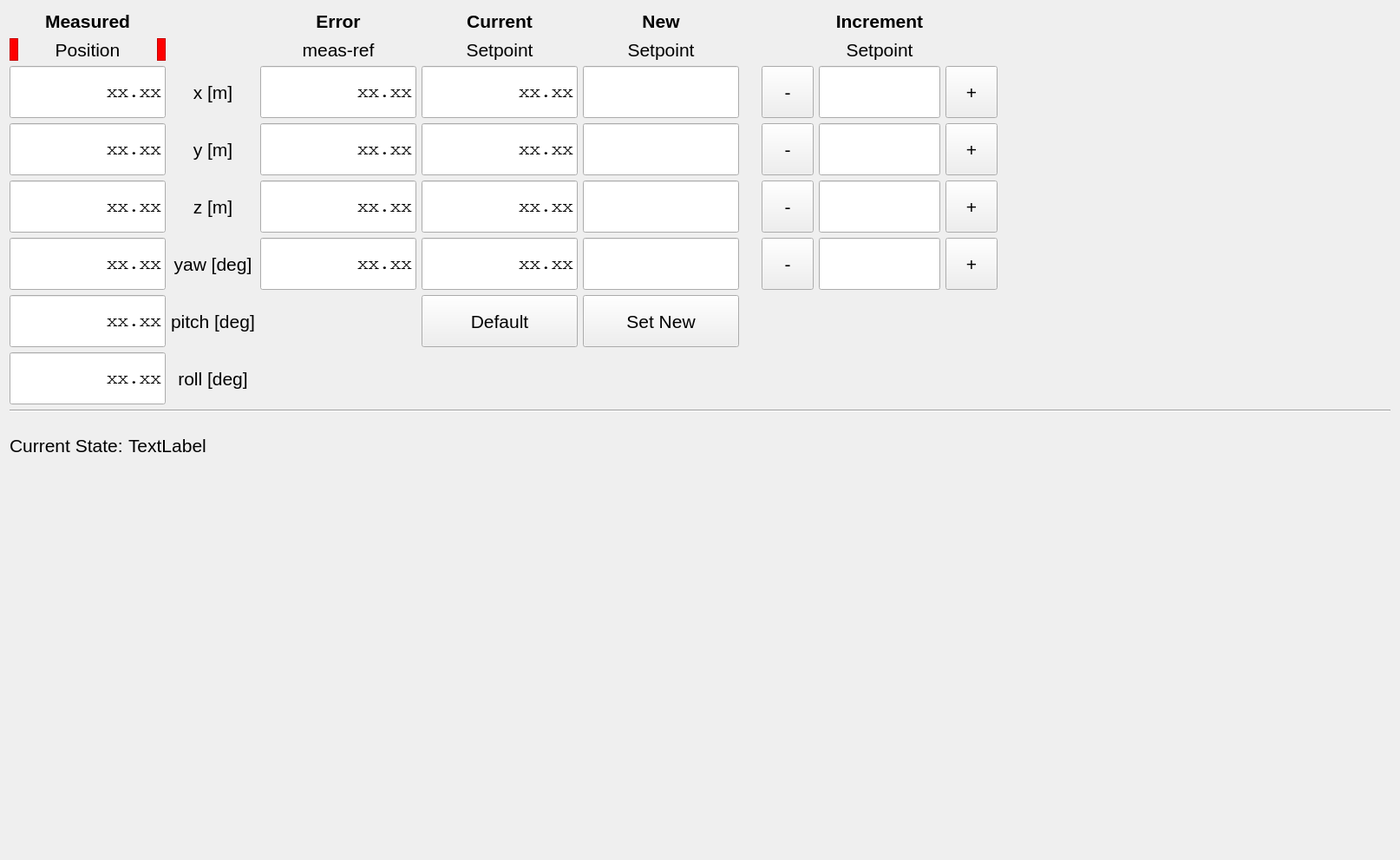
<?xml version="1.0" encoding="UTF-8"?>
<ui version="4.0">
 <class>DefaultControllerTab</class>
 <widget class="QWidget" name="DefaultControllerTab">
  <property name="geometry">
   <rect>
    <x>0</x>
    <y>0</y>
    <width>1614</width>
    <height>991</height>
   </rect>
  </property>
  <property name="font">
   <font>
    <pointsize>16</pointsize>
   </font>
  </property>
  <property name="windowTitle">
   <string>Form</string>
  </property>
  <layout class="QGridLayout" name="gridLayout">
   <item row="1" column="0">
    <widget class="Line" name="line">
     <property name="orientation">
      <enum>Qt::Horizontal</enum>
     </property>
    </widget>
   </item>
   <item row="3" column="0">
    <layout class="QHBoxLayout" name="horizontalLayout_6">
     <property name="leftMargin">
      <number>0</number>
     </property>
     <property name="topMargin">
      <number>0</number>
     </property>
     <property name="rightMargin">
      <number>0</number>
     </property>
     <property name="bottomMargin">
      <number>0</number>
     </property>
     <item>
      <widget class="QLabel" name="label_current_state_title">
       <property name="sizePolicy">
        <sizepolicy hsizetype="Minimum" vsizetype="Preferred">
         <horstretch>0</horstretch>
         <verstretch>0</verstretch>
        </sizepolicy>
       </property>
       <property name="text">
        <string>Current State:</string>
       </property>
      </widget>
     </item>
     <item>
      <widget class="QLabel" name="label_current_state">
       <property name="text">
        <string>TextLabel</string>
       </property>
      </widget>
     </item>
     <item>
      <spacer name="horizontalSpacer_3">
       <property name="orientation">
        <enum>Qt::Horizontal</enum>
       </property>
       <property name="sizeHint" stdset="0">
        <size>
         <width>40</width>
         <height>20</height>
        </size>
       </property>
      </spacer>
     </item>
    </layout>
   </item>
   <item row="4" column="0">
    <spacer name="verticalSpacer">
     <property name="orientation">
      <enum>Qt::Vertical</enum>
     </property>
     <property name="sizeHint" stdset="0">
      <size>
       <width>20</width>
       <height>40</height>
      </size>
     </property>
    </spacer>
   </item>
   <item row="2" column="0">
    <spacer name="verticalSpacer_2">
     <property name="orientation">
      <enum>Qt::Vertical</enum>
     </property>
     <property name="sizeType">
      <enum>QSizePolicy::Fixed</enum>
     </property>
     <property name="sizeHint" stdset="0">
      <size>
       <width>20</width>
       <height>20</height>
      </size>
     </property>
    </spacer>
   </item>
   <item row="0" column="0">
    <layout class="QGridLayout" name="gridLayout_2">
     <property name="leftMargin">
      <number>0</number>
     </property>
     <property name="topMargin">
      <number>0</number>
     </property>
     <property name="rightMargin">
      <number>0</number>
     </property>
     <property name="bottomMargin">
      <number>0</number>
     </property>
     <item row="2" column="1">
      <widget class="QLabel" name="label_row_x">
       <property name="maximumSize">
        <size>
         <width>16777215</width>
         <height>60</height>
        </size>
       </property>
       <property name="text">
        <string>x [m]</string>
       </property>
       <property name="alignment">
        <set>Qt::AlignCenter</set>
       </property>
      </widget>
     </item>
     <item row="0" column="6">
      <widget class="QLabel" name="label_increment_title">
       <property name="maximumSize">
        <size>
         <width>16777215</width>
         <height>50</height>
        </size>
       </property>
       <property name="font">
        <font>
         <weight>75</weight>
         <bold>true</bold>
        </font>
       </property>
       <property name="text">
        <string>Increment</string>
       </property>
       <property name="alignment">
        <set>Qt::AlignCenter</set>
       </property>
      </widget>
     </item>
     <item row="0" column="2">
      <widget class="QLabel" name="label_error_title">
       <property name="maximumSize">
        <size>
         <width>16777215</width>
         <height>50</height>
        </size>
       </property>
       <property name="font">
        <font>
         <weight>75</weight>
         <bold>true</bold>
        </font>
       </property>
       <property name="text">
        <string>Error</string>
       </property>
       <property name="alignment">
        <set>Qt::AlignCenter</set>
       </property>
      </widget>
     </item>
     <item row="5" column="1">
      <widget class="QLabel" name="label_row_yaw">
       <property name="maximumSize">
        <size>
         <width>16777215</width>
         <height>60</height>
        </size>
       </property>
       <property name="text">
        <string>yaw [deg]</string>
       </property>
       <property name="alignment">
        <set>Qt::AlignCenter</set>
       </property>
      </widget>
     </item>
     <item row="1" column="2">
      <widget class="QLabel" name="label_error_title_line2">
       <property name="maximumSize">
        <size>
         <width>16777215</width>
         <height>50</height>
        </size>
       </property>
       <property name="text">
        <string>meas-ref</string>
       </property>
       <property name="alignment">
        <set>Qt::AlignCenter</set>
       </property>
      </widget>
     </item>
     <item row="1" column="3">
      <widget class="QLabel" name="label_current_title_line2">
       <property name="maximumSize">
        <size>
         <width>16777215</width>
         <height>50</height>
        </size>
       </property>
       <property name="text">
        <string>Setpoint</string>
       </property>
       <property name="alignment">
        <set>Qt::AlignCenter</set>
       </property>
      </widget>
     </item>
     <item row="0" column="3">
      <widget class="QLabel" name="label_current_title">
       <property name="maximumSize">
        <size>
         <width>16777215</width>
         <height>50</height>
        </size>
       </property>
       <property name="font">
        <font>
         <weight>75</weight>
         <bold>true</bold>
        </font>
       </property>
       <property name="text">
        <string>Current</string>
       </property>
       <property name="alignment">
        <set>Qt::AlignCenter</set>
       </property>
      </widget>
     </item>
     <item row="1" column="6">
      <widget class="QLabel" name="label_increment_title_line2">
       <property name="maximumSize">
        <size>
         <width>16777215</width>
         <height>50</height>
        </size>
       </property>
       <property name="text">
        <string>Setpoint</string>
       </property>
       <property name="alignment">
        <set>Qt::AlignCenter</set>
       </property>
      </widget>
     </item>
     <item row="3" column="1">
      <widget class="QLabel" name="label_row_y">
       <property name="maximumSize">
        <size>
         <width>16777215</width>
         <height>60</height>
        </size>
       </property>
       <property name="text">
        <string>y [m]</string>
       </property>
       <property name="alignment">
        <set>Qt::AlignCenter</set>
       </property>
      </widget>
     </item>
     <item row="3" column="6">
      <layout class="QHBoxLayout" name="horizontalLayout_3">
       <item>
        <widget class="QPushButton" name="y_increment_minus_button">
         <property name="sizePolicy">
          <sizepolicy hsizetype="MinimumExpanding" vsizetype="Fixed">
           <horstretch>0</horstretch>
           <verstretch>0</verstretch>
          </sizepolicy>
         </property>
         <property name="maximumSize">
          <size>
           <width>60</width>
           <height>60</height>
          </size>
         </property>
         <property name="text">
          <string>-</string>
         </property>
        </widget>
       </item>
       <item>
        <widget class="QLineEdit" name="lineEdit_setpoint_increment_y">
         <property name="sizePolicy">
          <sizepolicy hsizetype="MinimumExpanding" vsizetype="Fixed">
           <horstretch>0</horstretch>
           <verstretch>0</verstretch>
          </sizepolicy>
         </property>
         <property name="maximumSize">
          <size>
           <width>140</width>
           <height>60</height>
          </size>
         </property>
         <property name="font">
          <font>
           <family>Courier</family>
          </font>
         </property>
         <property name="alignment">
          <set>Qt::AlignRight|Qt::AlignTrailing|Qt::AlignVCenter</set>
         </property>
        </widget>
       </item>
       <item>
        <widget class="QPushButton" name="y_increment_plus_button">
         <property name="sizePolicy">
          <sizepolicy hsizetype="MinimumExpanding" vsizetype="Fixed">
           <horstretch>0</horstretch>
           <verstretch>0</verstretch>
          </sizepolicy>
         </property>
         <property name="maximumSize">
          <size>
           <width>60</width>
           <height>60</height>
          </size>
         </property>
         <property name="text">
          <string>+</string>
         </property>
        </widget>
       </item>
      </layout>
     </item>
     <item row="4" column="6">
      <layout class="QHBoxLayout" name="horizontalLayout_2">
       <item>
        <widget class="QPushButton" name="z_increment_minus_button">
         <property name="sizePolicy">
          <sizepolicy hsizetype="MinimumExpanding" vsizetype="Fixed">
           <horstretch>0</horstretch>
           <verstretch>0</verstretch>
          </sizepolicy>
         </property>
         <property name="maximumSize">
          <size>
           <width>60</width>
           <height>60</height>
          </size>
         </property>
         <property name="text">
          <string>-</string>
         </property>
        </widget>
       </item>
       <item>
        <widget class="QLineEdit" name="lineEdit_setpoint_increment_z">
         <property name="sizePolicy">
          <sizepolicy hsizetype="MinimumExpanding" vsizetype="Fixed">
           <horstretch>0</horstretch>
           <verstretch>0</verstretch>
          </sizepolicy>
         </property>
         <property name="maximumSize">
          <size>
           <width>140</width>
           <height>60</height>
          </size>
         </property>
         <property name="font">
          <font>
           <family>Courier</family>
          </font>
         </property>
         <property name="alignment">
          <set>Qt::AlignRight|Qt::AlignTrailing|Qt::AlignVCenter</set>
         </property>
        </widget>
       </item>
       <item>
        <widget class="QPushButton" name="z_increment_plus_button">
         <property name="sizePolicy">
          <sizepolicy hsizetype="MinimumExpanding" vsizetype="Fixed">
           <horstretch>0</horstretch>
           <verstretch>0</verstretch>
          </sizepolicy>
         </property>
         <property name="maximumSize">
          <size>
           <width>60</width>
           <height>60</height>
          </size>
         </property>
         <property name="text">
          <string>+</string>
         </property>
        </widget>
       </item>
      </layout>
     </item>
     <item row="2" column="3">
      <widget class="QLineEdit" name="lineEdit_setpoint_current_x">
       <property name="sizePolicy">
        <sizepolicy hsizetype="MinimumExpanding" vsizetype="MinimumExpanding">
         <horstretch>0</horstretch>
         <verstretch>0</verstretch>
        </sizepolicy>
       </property>
       <property name="maximumSize">
        <size>
         <width>180</width>
         <height>60</height>
        </size>
       </property>
       <property name="font">
        <font>
         <family>Courier</family>
        </font>
       </property>
       <property name="text">
        <string>xx.xx</string>
       </property>
       <property name="alignment">
        <set>Qt::AlignRight|Qt::AlignTrailing|Qt::AlignVCenter</set>
       </property>
       <property name="readOnly">
        <bool>true</bool>
       </property>
      </widget>
     </item>
     <item row="5" column="2">
      <widget class="QLineEdit" name="lineEdit_error_yaw">
       <property name="sizePolicy">
        <sizepolicy hsizetype="MinimumExpanding" vsizetype="MinimumExpanding">
         <horstretch>0</horstretch>
         <verstretch>0</verstretch>
        </sizepolicy>
       </property>
       <property name="maximumSize">
        <size>
         <width>180</width>
         <height>60</height>
        </size>
       </property>
       <property name="font">
        <font>
         <family>Courier</family>
        </font>
       </property>
       <property name="text">
        <string>xx.xx</string>
       </property>
       <property name="alignment">
        <set>Qt::AlignRight|Qt::AlignTrailing|Qt::AlignVCenter</set>
       </property>
       <property name="readOnly">
        <bool>true</bool>
       </property>
      </widget>
     </item>
     <item row="5" column="6">
      <layout class="QHBoxLayout" name="horizontalLayout">
       <item>
        <widget class="QPushButton" name="yaw_increment_minus_button">
         <property name="sizePolicy">
          <sizepolicy hsizetype="MinimumExpanding" vsizetype="Fixed">
           <horstretch>0</horstretch>
           <verstretch>0</verstretch>
          </sizepolicy>
         </property>
         <property name="maximumSize">
          <size>
           <width>60</width>
           <height>60</height>
          </size>
         </property>
         <property name="text">
          <string>-</string>
         </property>
        </widget>
       </item>
       <item>
        <widget class="QLineEdit" name="lineEdit_setpoint_increment_yaw">
         <property name="sizePolicy">
          <sizepolicy hsizetype="MinimumExpanding" vsizetype="Fixed">
           <horstretch>0</horstretch>
           <verstretch>0</verstretch>
          </sizepolicy>
         </property>
         <property name="maximumSize">
          <size>
           <width>140</width>
           <height>60</height>
          </size>
         </property>
         <property name="font">
          <font>
           <family>Courier</family>
          </font>
         </property>
         <property name="alignment">
          <set>Qt::AlignRight|Qt::AlignTrailing|Qt::AlignVCenter</set>
         </property>
        </widget>
       </item>
       <item>
        <widget class="QPushButton" name="yaw_increment_plus_button">
         <property name="sizePolicy">
          <sizepolicy hsizetype="MinimumExpanding" vsizetype="Fixed">
           <horstretch>0</horstretch>
           <verstretch>0</verstretch>
          </sizepolicy>
         </property>
         <property name="maximumSize">
          <size>
           <width>60</width>
           <height>60</height>
          </size>
         </property>
         <property name="text">
          <string>+</string>
         </property>
        </widget>
       </item>
      </layout>
     </item>
     <item row="5" column="3">
      <widget class="QLineEdit" name="lineEdit_setpoint_current_yaw">
       <property name="sizePolicy">
        <sizepolicy hsizetype="MinimumExpanding" vsizetype="MinimumExpanding">
         <horstretch>0</horstretch>
         <verstretch>0</verstretch>
        </sizepolicy>
       </property>
       <property name="maximumSize">
        <size>
         <width>180</width>
         <height>60</height>
        </size>
       </property>
       <property name="font">
        <font>
         <family>Courier</family>
        </font>
       </property>
       <property name="text">
        <string>xx.xx</string>
       </property>
       <property name="alignment">
        <set>Qt::AlignRight|Qt::AlignTrailing|Qt::AlignVCenter</set>
       </property>
       <property name="readOnly">
        <bool>true</bool>
       </property>
      </widget>
     </item>
     <item row="2" column="2">
      <widget class="QLineEdit" name="lineEdit_error_x">
       <property name="sizePolicy">
        <sizepolicy hsizetype="MinimumExpanding" vsizetype="MinimumExpanding">
         <horstretch>0</horstretch>
         <verstretch>0</verstretch>
        </sizepolicy>
       </property>
       <property name="maximumSize">
        <size>
         <width>180</width>
         <height>60</height>
        </size>
       </property>
       <property name="font">
        <font>
         <family>Courier</family>
        </font>
       </property>
       <property name="text">
        <string>xx.xx</string>
       </property>
       <property name="alignment">
        <set>Qt::AlignRight|Qt::AlignTrailing|Qt::AlignVCenter</set>
       </property>
       <property name="readOnly">
        <bool>true</bool>
       </property>
      </widget>
     </item>
     <item row="7" column="1">
      <widget class="QLabel" name="label_row_roll">
       <property name="text">
        <string>roll [deg]</string>
       </property>
       <property name="alignment">
        <set>Qt::AlignCenter</set>
       </property>
      </widget>
     </item>
     <item row="6" column="3">
      <widget class="QPushButton" name="default_setpoint_button">
       <property name="sizePolicy">
        <sizepolicy hsizetype="MinimumExpanding" vsizetype="MinimumExpanding">
         <horstretch>0</horstretch>
         <verstretch>0</verstretch>
        </sizepolicy>
       </property>
       <property name="maximumSize">
        <size>
         <width>180</width>
         <height>60</height>
        </size>
       </property>
       <property name="text">
        <string>Default</string>
       </property>
      </widget>
     </item>
     <item row="4" column="2">
      <widget class="QLineEdit" name="lineEdit_error_z">
       <property name="sizePolicy">
        <sizepolicy hsizetype="MinimumExpanding" vsizetype="MinimumExpanding">
         <horstretch>0</horstretch>
         <verstretch>0</verstretch>
        </sizepolicy>
       </property>
       <property name="maximumSize">
        <size>
         <width>180</width>
         <height>60</height>
        </size>
       </property>
       <property name="font">
        <font>
         <family>Courier</family>
        </font>
       </property>
       <property name="text">
        <string>xx.xx</string>
       </property>
       <property name="alignment">
        <set>Qt::AlignRight|Qt::AlignTrailing|Qt::AlignVCenter</set>
       </property>
       <property name="readOnly">
        <bool>true</bool>
       </property>
      </widget>
     </item>
     <item row="0" column="0">
      <widget class="QLabel" name="label_measured_title">
       <property name="font">
        <font>
         <weight>75</weight>
         <bold>true</bold>
        </font>
       </property>
       <property name="text">
        <string>Measured</string>
       </property>
       <property name="alignment">
        <set>Qt::AlignCenter</set>
       </property>
      </widget>
     </item>
     <item row="6" column="1">
      <widget class="QLabel" name="label_row_pitch">
       <property name="text">
        <string>pitch [deg]</string>
       </property>
      </widget>
     </item>
     <item row="3" column="2">
      <widget class="QLineEdit" name="lineEdit_error_y">
       <property name="sizePolicy">
        <sizepolicy hsizetype="MinimumExpanding" vsizetype="MinimumExpanding">
         <horstretch>0</horstretch>
         <verstretch>0</verstretch>
        </sizepolicy>
       </property>
       <property name="maximumSize">
        <size>
         <width>180</width>
         <height>60</height>
        </size>
       </property>
       <property name="font">
        <font>
         <family>Courier</family>
        </font>
       </property>
       <property name="text">
        <string>xx.xx</string>
       </property>
       <property name="alignment">
        <set>Qt::AlignRight|Qt::AlignTrailing|Qt::AlignVCenter</set>
       </property>
       <property name="readOnly">
        <bool>true</bool>
       </property>
      </widget>
     </item>
     <item row="4" column="1">
      <widget class="QLabel" name="label_row_z">
       <property name="maximumSize">
        <size>
         <width>16777215</width>
         <height>60</height>
        </size>
       </property>
       <property name="text">
        <string>z [m]</string>
       </property>
       <property name="alignment">
        <set>Qt::AlignCenter</set>
       </property>
      </widget>
     </item>
     <item row="3" column="3">
      <widget class="QLineEdit" name="lineEdit_setpoint_current_y">
       <property name="sizePolicy">
        <sizepolicy hsizetype="MinimumExpanding" vsizetype="MinimumExpanding">
         <horstretch>0</horstretch>
         <verstretch>0</verstretch>
        </sizepolicy>
       </property>
       <property name="maximumSize">
        <size>
         <width>180</width>
         <height>60</height>
        </size>
       </property>
       <property name="font">
        <font>
         <family>Courier</family>
        </font>
       </property>
       <property name="text">
        <string>xx.xx</string>
       </property>
       <property name="alignment">
        <set>Qt::AlignRight|Qt::AlignTrailing|Qt::AlignVCenter</set>
       </property>
       <property name="readOnly">
        <bool>true</bool>
       </property>
      </widget>
     </item>
     <item row="4" column="3">
      <widget class="QLineEdit" name="lineEdit_setpoint_current_z">
       <property name="sizePolicy">
        <sizepolicy hsizetype="MinimumExpanding" vsizetype="MinimumExpanding">
         <horstretch>0</horstretch>
         <verstretch>0</verstretch>
        </sizepolicy>
       </property>
       <property name="maximumSize">
        <size>
         <width>180</width>
         <height>60</height>
        </size>
       </property>
       <property name="font">
        <font>
         <family>Courier</family>
        </font>
       </property>
       <property name="text">
        <string>xx.xx</string>
       </property>
       <property name="alignment">
        <set>Qt::AlignRight|Qt::AlignTrailing|Qt::AlignVCenter</set>
       </property>
       <property name="readOnly">
        <bool>true</bool>
       </property>
      </widget>
     </item>
     <item row="2" column="6">
      <layout class="QHBoxLayout" name="horizontalLayout_4">
       <item>
        <widget class="QPushButton" name="x_increment_minus_button">
         <property name="sizePolicy">
          <sizepolicy hsizetype="MinimumExpanding" vsizetype="Fixed">
           <horstretch>0</horstretch>
           <verstretch>0</verstretch>
          </sizepolicy>
         </property>
         <property name="maximumSize">
          <size>
           <width>60</width>
           <height>60</height>
          </size>
         </property>
         <property name="text">
          <string>-</string>
         </property>
        </widget>
       </item>
       <item>
        <widget class="QLineEdit" name="lineEdit_setpoint_increment_x">
         <property name="sizePolicy">
          <sizepolicy hsizetype="MinimumExpanding" vsizetype="Fixed">
           <horstretch>0</horstretch>
           <verstretch>0</verstretch>
          </sizepolicy>
         </property>
         <property name="maximumSize">
          <size>
           <width>140</width>
           <height>60</height>
          </size>
         </property>
         <property name="font">
          <font>
           <family>Courier</family>
          </font>
         </property>
         <property name="alignment">
          <set>Qt::AlignRight|Qt::AlignTrailing|Qt::AlignVCenter</set>
         </property>
        </widget>
       </item>
       <item>
        <widget class="QPushButton" name="x_increment_plus_button">
         <property name="sizePolicy">
          <sizepolicy hsizetype="MinimumExpanding" vsizetype="Fixed">
           <horstretch>0</horstretch>
           <verstretch>0</verstretch>
          </sizepolicy>
         </property>
         <property name="maximumSize">
          <size>
           <width>60</width>
           <height>60</height>
          </size>
         </property>
         <property name="text">
          <string>+</string>
         </property>
        </widget>
       </item>
      </layout>
     </item>
     <item row="1" column="0">
      <layout class="QHBoxLayout" name="horizontalLayout_5">
       <property name="spacing">
        <number>0</number>
       </property>
       <property name="leftMargin">
        <number>0</number>
       </property>
       <property name="topMargin">
        <number>0</number>
       </property>
       <property name="rightMargin">
        <number>0</number>
       </property>
       <property name="bottomMargin">
        <number>0</number>
       </property>
       <item>
        <widget class="QFrame" name="red_frame_position_left">
         <property name="sizePolicy">
          <sizepolicy hsizetype="Preferred" vsizetype="Preferred">
           <horstretch>0</horstretch>
           <verstretch>0</verstretch>
          </sizepolicy>
         </property>
         <property name="maximumSize">
          <size>
           <width>10</width>
           <height>16777215</height>
          </size>
         </property>
         <property name="styleSheet">
          <string notr="true">background-color:red;</string>
         </property>
         <property name="frameShape">
          <enum>QFrame::StyledPanel</enum>
         </property>
         <property name="frameShadow">
          <enum>QFrame::Raised</enum>
         </property>
        </widget>
       </item>
       <item>
        <widget class="QLabel" name="label_measured_title_line2">
         <property name="text">
          <string>Position</string>
         </property>
         <property name="alignment">
          <set>Qt::AlignCenter</set>
         </property>
        </widget>
       </item>
       <item>
        <widget class="QFrame" name="red_frame_position_right">
         <property name="sizePolicy">
          <sizepolicy hsizetype="Preferred" vsizetype="Preferred">
           <horstretch>0</horstretch>
           <verstretch>0</verstretch>
          </sizepolicy>
         </property>
         <property name="maximumSize">
          <size>
           <width>10</width>
           <height>16777215</height>
          </size>
         </property>
         <property name="styleSheet">
          <string notr="true">background-color:red;</string>
         </property>
         <property name="frameShape">
          <enum>QFrame::StyledPanel</enum>
         </property>
         <property name="frameShadow">
          <enum>QFrame::Raised</enum>
         </property>
        </widget>
       </item>
      </layout>
     </item>
     <item row="2" column="0">
      <layout class="QHBoxLayout" name="horizontalLayout_8">
       <item>
        <widget class="QLineEdit" name="lineEdit_measured_x">
         <property name="sizePolicy">
          <sizepolicy hsizetype="MinimumExpanding" vsizetype="MinimumExpanding">
           <horstretch>0</horstretch>
           <verstretch>0</verstretch>
          </sizepolicy>
         </property>
         <property name="maximumSize">
          <size>
           <width>180</width>
           <height>60</height>
          </size>
         </property>
         <property name="font">
          <font>
           <family>Courier</family>
          </font>
         </property>
         <property name="text">
          <string>xx.xx</string>
         </property>
         <property name="alignment">
          <set>Qt::AlignRight|Qt::AlignTrailing|Qt::AlignVCenter</set>
         </property>
        </widget>
       </item>
      </layout>
     </item>
     <item row="3" column="0">
      <layout class="QHBoxLayout" name="horizontalLayout_9">
       <item>
        <widget class="QLineEdit" name="lineEdit_measured_y">
         <property name="sizePolicy">
          <sizepolicy hsizetype="MinimumExpanding" vsizetype="MinimumExpanding">
           <horstretch>0</horstretch>
           <verstretch>0</verstretch>
          </sizepolicy>
         </property>
         <property name="maximumSize">
          <size>
           <width>180</width>
           <height>60</height>
          </size>
         </property>
         <property name="font">
          <font>
           <family>Courier</family>
          </font>
         </property>
         <property name="text">
          <string>xx.xx</string>
         </property>
         <property name="alignment">
          <set>Qt::AlignRight|Qt::AlignTrailing|Qt::AlignVCenter</set>
         </property>
        </widget>
       </item>
      </layout>
     </item>
     <item row="4" column="0">
      <layout class="QHBoxLayout" name="horizontalLayout_10">
       <item>
        <widget class="QLineEdit" name="lineEdit_measured_z">
         <property name="sizePolicy">
          <sizepolicy hsizetype="MinimumExpanding" vsizetype="MinimumExpanding">
           <horstretch>0</horstretch>
           <verstretch>0</verstretch>
          </sizepolicy>
         </property>
         <property name="maximumSize">
          <size>
           <width>180</width>
           <height>60</height>
          </size>
         </property>
         <property name="font">
          <font>
           <family>Courier</family>
          </font>
         </property>
         <property name="text">
          <string>xx.xx</string>
         </property>
         <property name="alignment">
          <set>Qt::AlignRight|Qt::AlignTrailing|Qt::AlignVCenter</set>
         </property>
        </widget>
       </item>
      </layout>
     </item>
     <item row="5" column="0">
      <layout class="QHBoxLayout" name="horizontalLayout_11">
       <item>
        <widget class="QLineEdit" name="lineEdit_measured_yaw">
         <property name="sizePolicy">
          <sizepolicy hsizetype="MinimumExpanding" vsizetype="MinimumExpanding">
           <horstretch>0</horstretch>
           <verstretch>0</verstretch>
          </sizepolicy>
         </property>
         <property name="maximumSize">
          <size>
           <width>180</width>
           <height>60</height>
          </size>
         </property>
         <property name="font">
          <font>
           <family>Courier</family>
          </font>
         </property>
         <property name="text">
          <string>xx.xx</string>
         </property>
         <property name="alignment">
          <set>Qt::AlignRight|Qt::AlignTrailing|Qt::AlignVCenter</set>
         </property>
        </widget>
       </item>
      </layout>
     </item>
     <item row="6" column="0">
      <layout class="QHBoxLayout" name="horizontalLayout_12">
       <item>
        <widget class="QLineEdit" name="lineEdit_measured_pitch">
         <property name="sizePolicy">
          <sizepolicy hsizetype="MinimumExpanding" vsizetype="MinimumExpanding">
           <horstretch>0</horstretch>
           <verstretch>0</verstretch>
          </sizepolicy>
         </property>
         <property name="maximumSize">
          <size>
           <width>180</width>
           <height>60</height>
          </size>
         </property>
         <property name="font">
          <font>
           <family>Courier</family>
          </font>
         </property>
         <property name="text">
          <string>xx.xx</string>
         </property>
         <property name="alignment">
          <set>Qt::AlignRight|Qt::AlignTrailing|Qt::AlignVCenter</set>
         </property>
        </widget>
       </item>
      </layout>
     </item>
     <item row="7" column="0">
      <layout class="QHBoxLayout" name="horizontalLayout_13">
       <item>
        <widget class="QLineEdit" name="lineEdit_measured_roll">
         <property name="sizePolicy">
          <sizepolicy hsizetype="MinimumExpanding" vsizetype="MinimumExpanding">
           <horstretch>0</horstretch>
           <verstretch>0</verstretch>
          </sizepolicy>
         </property>
         <property name="maximumSize">
          <size>
           <width>180</width>
           <height>60</height>
          </size>
         </property>
         <property name="font">
          <font>
           <family>Courier</family>
          </font>
         </property>
         <property name="text">
          <string>xx.xx</string>
         </property>
         <property name="alignment">
          <set>Qt::AlignRight|Qt::AlignTrailing|Qt::AlignVCenter</set>
         </property>
        </widget>
       </item>
      </layout>
     </item>
     <item row="2" column="7">
      <spacer name="horizontalSpacer">
       <property name="orientation">
        <enum>Qt::Horizontal</enum>
       </property>
       <property name="sizeHint" stdset="0">
        <size>
         <width>40</width>
         <height>20</height>
        </size>
       </property>
      </spacer>
     </item>
     <item row="2" column="5">
      <spacer name="horizontalSpacer_2">
       <property name="orientation">
        <enum>Qt::Horizontal</enum>
       </property>
       <property name="sizeType">
        <enum>QSizePolicy::Fixed</enum>
       </property>
       <property name="sizeHint" stdset="0">
        <size>
         <width>20</width>
         <height>20</height>
        </size>
       </property>
      </spacer>
     </item>
     <item row="0" column="4">
      <widget class="QLabel" name="label_new_title">
       <property name="maximumSize">
        <size>
         <width>16777215</width>
         <height>50</height>
        </size>
       </property>
       <property name="font">
        <font>
         <weight>75</weight>
         <bold>true</bold>
        </font>
       </property>
       <property name="text">
        <string>New</string>
       </property>
       <property name="alignment">
        <set>Qt::AlignCenter</set>
       </property>
      </widget>
     </item>
     <item row="1" column="4">
      <widget class="QLabel" name="label_new_title_line2">
       <property name="maximumSize">
        <size>
         <width>16777215</width>
         <height>50</height>
        </size>
       </property>
       <property name="text">
        <string>Setpoint</string>
       </property>
       <property name="alignment">
        <set>Qt::AlignCenter</set>
       </property>
      </widget>
     </item>
     <item row="2" column="4">
      <widget class="QLineEdit" name="lineEdit_setpoint_new_x">
       <property name="sizePolicy">
        <sizepolicy hsizetype="MinimumExpanding" vsizetype="MinimumExpanding">
         <horstretch>0</horstretch>
         <verstretch>0</verstretch>
        </sizepolicy>
       </property>
       <property name="maximumSize">
        <size>
         <width>180</width>
         <height>60</height>
        </size>
       </property>
       <property name="font">
        <font>
         <family>Courier</family>
        </font>
       </property>
       <property name="text">
        <string/>
       </property>
       <property name="alignment">
        <set>Qt::AlignRight|Qt::AlignTrailing|Qt::AlignVCenter</set>
       </property>
      </widget>
     </item>
     <item row="3" column="4">
      <widget class="QLineEdit" name="lineEdit_setpoint_new_y">
       <property name="sizePolicy">
        <sizepolicy hsizetype="MinimumExpanding" vsizetype="MinimumExpanding">
         <horstretch>0</horstretch>
         <verstretch>0</verstretch>
        </sizepolicy>
       </property>
       <property name="maximumSize">
        <size>
         <width>180</width>
         <height>60</height>
        </size>
       </property>
       <property name="font">
        <font>
         <family>Courier</family>
        </font>
       </property>
       <property name="text">
        <string/>
       </property>
       <property name="alignment">
        <set>Qt::AlignRight|Qt::AlignTrailing|Qt::AlignVCenter</set>
       </property>
      </widget>
     </item>
     <item row="4" column="4">
      <widget class="QLineEdit" name="lineEdit_setpoint_new_z">
       <property name="sizePolicy">
        <sizepolicy hsizetype="MinimumExpanding" vsizetype="MinimumExpanding">
         <horstretch>0</horstretch>
         <verstretch>0</verstretch>
        </sizepolicy>
       </property>
       <property name="maximumSize">
        <size>
         <width>180</width>
         <height>60</height>
        </size>
       </property>
       <property name="font">
        <font>
         <family>Courier</family>
        </font>
       </property>
       <property name="text">
        <string/>
       </property>
       <property name="alignment">
        <set>Qt::AlignRight|Qt::AlignTrailing|Qt::AlignVCenter</set>
       </property>
      </widget>
     </item>
     <item row="5" column="4">
      <widget class="QLineEdit" name="lineEdit_setpoint_new_yaw">
       <property name="sizePolicy">
        <sizepolicy hsizetype="MinimumExpanding" vsizetype="MinimumExpanding">
         <horstretch>0</horstretch>
         <verstretch>0</verstretch>
        </sizepolicy>
       </property>
       <property name="maximumSize">
        <size>
         <width>180</width>
         <height>60</height>
        </size>
       </property>
       <property name="font">
        <font>
         <family>Courier</family>
        </font>
       </property>
       <property name="text">
        <string/>
       </property>
       <property name="alignment">
        <set>Qt::AlignRight|Qt::AlignTrailing|Qt::AlignVCenter</set>
       </property>
      </widget>
     </item>
     <item row="6" column="4">
      <widget class="QPushButton" name="set_setpoint_button">
       <property name="sizePolicy">
        <sizepolicy hsizetype="MinimumExpanding" vsizetype="MinimumExpanding">
         <horstretch>0</horstretch>
         <verstretch>0</verstretch>
        </sizepolicy>
       </property>
       <property name="maximumSize">
        <size>
         <width>180</width>
         <height>60</height>
        </size>
       </property>
       <property name="text">
        <string>Set New</string>
       </property>
      </widget>
     </item>
    </layout>
   </item>
  </layout>
 </widget>
 <resources/>
 <connections/>
</ui>
